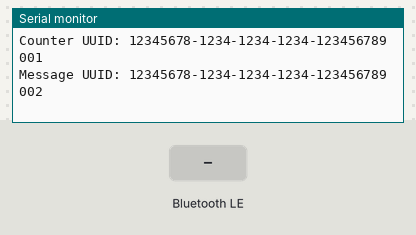
The sketch below on a simulated ESP32. Shown: the last lines printed to the serial monitor. Inputs (shaded band) come from the test bench. Nothing arrives over Bluetooth unless stated; a phone connects over Bluetooth LE 3 s after start.

Above: at 1.2 s.
1.3 s: Bluetooth LE write "1" received
At 1.7 s:
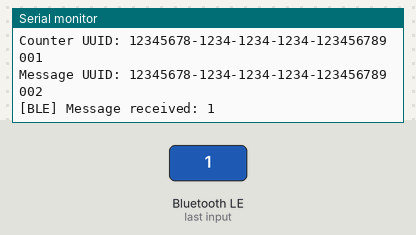
4.3 s: Bluetooth LE write "0" received
At 5.2 s:
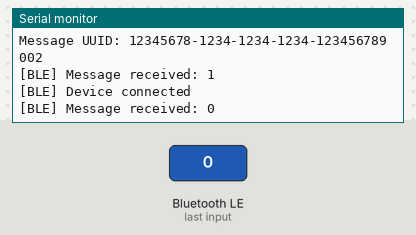

The sketch:

bluetooth_demo.ino
```cpp
/**
 * ESP32 BLE Demo Server
 *
 * This sketch creates a BLE server that exposes:
 * - Custom Service with:
 *   - Counter characteristic (Read + Notify): Auto-increments every 3 seconds
 *   - Message characteristic (Read + Write): Echo - returns what you write
 *
 * Instructions:
 * 1. Install ESP32 board in Arduino IDE
 * 2. Select your ESP32 board (e.g., "ESP32 Dev Module")
 * 3. Upload this sketch
 * 4. Open Serial Monitor at 115200 baud to see debug messages
 * 5. Use the HMG Demo app to connect and interact
 *
 * UUIDs used:
 * - Service:     12345678-1234-1234-1234-123456789abc
 * - Counter:     12345678-1234-1234-1234-123456789001
 * - Message:     12345678-1234-1234-1234-123456789002
 */

#include <BLEDevice.h>
#include <BLEServer.h>
#include <BLEUtils.h>
#include <BLE2902.h>

// ============================================
// Configuration
// ============================================

#define DEVICE_NAME "ESP32-HMG-Demo"

// Custom Service UUID
#define SERVICE_UUID        "12345678-1234-1234-1234-123456789abc"

// Characteristic UUIDs
#define COUNTER_CHAR_UUID   "12345678-1234-1234-1234-123456789001"  // Read + Notify
#define MESSAGE_CHAR_UUID   "12345678-1234-1234-1234-123456789002"  // Read + Write

// Timing
#define COUNTER_INTERVAL_MS 3000  // Update counter every 3 seconds

// ============================================
// Global Variables
// ============================================

BLEServer* pServer = NULL;
BLECharacteristic* pCounterCharacteristic = NULL;
BLECharacteristic* pMessageCharacteristic = NULL;

bool deviceConnected = false;
bool oldDeviceConnected = false;

uint32_t counter = 0;
unsigned long lastCounterUpdate = 0;

String currentMessage = "Hello from ESP32!";

// ============================================
// Callbacks
// ============================================

// Server connection callbacks
class MyServerCallbacks : public BLEServerCallbacks {
  void onConnect(BLEServer* pServer) {
    deviceConnected = true;
    Serial.println("[BLE] Device connected");
  }

  void onDisconnect(BLEServer* pServer) {
    deviceConnected = false;
    Serial.println("[BLE] Device disconnected");
  }
};

// Message characteristic callbacks (for Write operations)
class MessageCallbacks : public BLECharacteristicCallbacks {
  void onWrite(BLECharacteristic* pCharacteristic) {
    std::string value = pCharacteristic->getValue();

    if (value.length() > 0) {
      currentMessage = String(value.c_str());

      Serial.print("[BLE] Message received: ");
      Serial.println(currentMessage);

      // Echo back - update the characteristic value so it can be read
      pCharacteristic->setValue(currentMessage.c_str());
    }
  }

  void onRead(BLECharacteristic* pCharacteristic) {
    Serial.print("[BLE] Message read: ");
    Serial.println(currentMessage);
  }
};

// Counter characteristic callbacks
class CounterCallbacks : public BLECharacteristicCallbacks {
  void onRead(BLECharacteristic* pCharacteristic) {
    Serial.print("[BLE] Counter read: ");
    Serial.println(counter);
  }
};

// ============================================
// Setup
// ============================================

void setup() {
  Serial.begin(115200);
  Serial.println();
  Serial.println("========================================");
  Serial.println("ESP32 BLE Demo Server");
  Serial.println("========================================");

  // Initialize BLE
  Serial.println("[BLE] Initializing...");
  BLEDevice::init(DEVICE_NAME);

  // Create BLE Server
  pServer = BLEDevice::createServer();
  pServer->setCallbacks(new MyServerCallbacks());

  // Create BLE Service
  BLEService* pService = pServer->createService(SERVICE_UUID);

  // ----------------------------------------
  // Create Counter Characteristic (Read + Notify)
  // ----------------------------------------
  pCounterCharacteristic = pService->createCharacteristic(
    COUNTER_CHAR_UUID,
    BLECharacteristic::PROPERTY_READ |
    BLECharacteristic::PROPERTY_NOTIFY
  );

  // Add descriptor for notifications (required for Notify to work)
  pCounterCharacteristic->addDescriptor(new BLE2902());
  pCounterCharacteristic->setCallbacks(new CounterCallbacks());

  // Set initial value
  String counterStr = String(counter);
  pCounterCharacteristic->setValue(counterStr.c_str());

  // ----------------------------------------
  // Create Message Characteristic (Read + Write)
  // ----------------------------------------
  pMessageCharacteristic = pService->createCharacteristic(
    MESSAGE_CHAR_UUID,
    BLECharacteristic::PROPERTY_READ |
    BLECharacteristic::PROPERTY_WRITE
  );

  pMessageCharacteristic->setCallbacks(new MessageCallbacks());
  pMessageCharacteristic->setValue(currentMessage.c_str());

  // ----------------------------------------
  // Start Service
  // ----------------------------------------
  pService->start();

  // ----------------------------------------
  // Start Advertising
  // ----------------------------------------
  BLEAdvertising* pAdvertising = BLEDevice::getAdvertising();
  pAdvertising->addServiceUUID(SERVICE_UUID);
  pAdvertising->setScanResponse(true);
  pAdvertising->setMinPreferred(0x06);  // For iPhone compatibility
  pAdvertising->setMinPreferred(0x12);
  BLEDevice::startAdvertising();

  Serial.println("[BLE] Server started!");
  Serial.print("[BLE] Device name: ");
  Serial.println(DEVICE_NAME);
  Serial.println("[BLE] Waiting for connections...");
  Serial.println();
  Serial.println("Service UUID: " + String(SERVICE_UUID));
  Serial.println("Counter UUID: " + String(COUNTER_CHAR_UUID));
  Serial.println("Message UUID: " + String(MESSAGE_CHAR_UUID));
  Serial.println();
}

// ============================================
// Main Loop
// ============================================

void loop() {
  // Update counter every COUNTER_INTERVAL_MS
  unsigned long currentMillis = millis();

  if (currentMillis - lastCounterUpdate >= COUNTER_INTERVAL_MS) {
    lastCounterUpdate = currentMillis;
    counter++;

    // Update characteristic value
    String counterStr = String(counter);
    pCounterCharacteristic->setValue(counterStr.c_str());

    // If connected, send notification
    if (deviceConnected) {
      pCounterCharacteristic->notify();
      Serial.print("[BLE] Counter notification sent: ");
      Serial.println(counter);
    }
  }

  // Handle reconnection
  // If disconnected, restart advertising
  if (!deviceConnected && oldDeviceConnected) {
    delay(500);  // Give BLE stack time to get ready
    pServer->startAdvertising();
    Serial.println("[BLE] Advertising restarted");
    oldDeviceConnected = deviceConnected;
  }

  // Save connection state
  if (deviceConnected && !oldDeviceConnected) {
    oldDeviceConnected = deviceConnected;
  }

  delay(10);  // Small delay to prevent watchdog issues
}
```

Measured:
- after the input at 1.3 s, the serial monitor: prints a new line at once (image 1)
- after the input at 4.3 s, the serial monitor: prints a new line at once (image 2)
